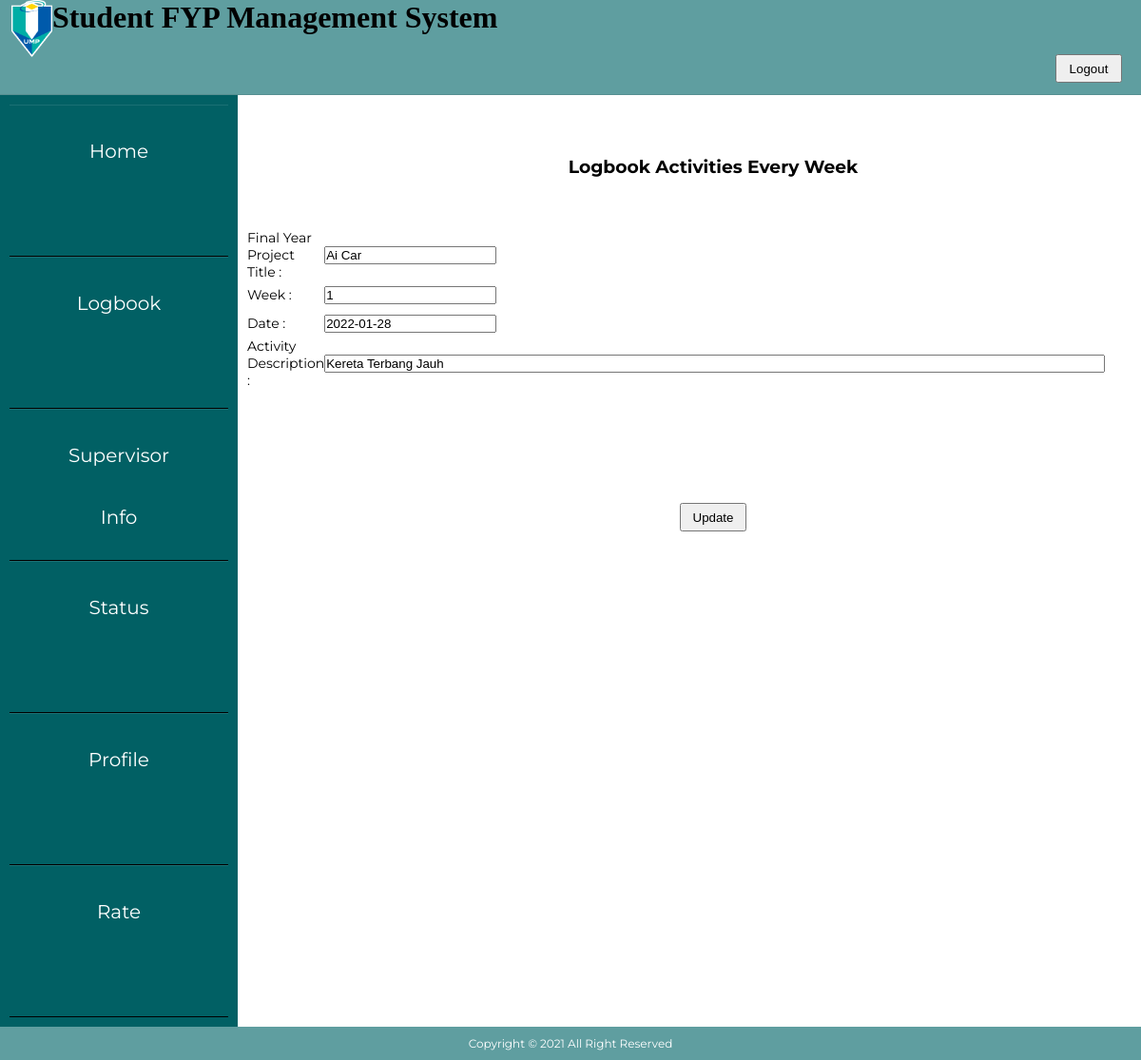
Screenshot of /logbookfyp1update.php?id=19 with the database file from the repository.
### tables this page shows
CREATE TABLE `logbook` (
  `logbookid` int(100) NOT NULL,
  `fyptitle` varchar(100) NOT NULL,
  `week` int(19) NOT NULL,
  `date` date NOT NULL,
  `logdesc` varchar(200) NOT NULL,
  `file` int(11) NOT NULL,
  `logbookfeedback` varchar(200) NOT NULL,
  `matricid` varchar(10) NOT NULL
);

### logbookfyp1update.php (the view, shortened to what this page needs)
<?php
include_once './include/config.php';
session_start();?>
<!DOCTYPE html>
<html lang="en">
    <head>
        <link href="css/layout.css" type="text/css" rel="stylesheet" media="screen,projection">
        <link href="css/sidebar.css" type="text/css" rel="stylesheet" media="screen,projection">
    </head>
    <body>
    <div class="header">
        <div class ="inner_header">
            <div class="logo_container">
            <img src="umplogo.png" alt="imgheader">
            </div><div class="textheader"><h1>Student FYP Management System</h1><div><nav>
                <li><span><a href="logout.php"><button>Logout</button></a></span></li>
      </nav>
</div></div>
        </div>
</div>
<div class="row">
    <div class="column left">
    <ul>
    <li> <a href="studenthome2.php" class="button" name="home">Home</a></li>
        <li><a href="logbookfyp1page2.php" class="button"  name="studinfo">Logbook</a></li>
       <li><a href="studentsvinfo.php" class="button" name="profile">Supervisor Info</a></li>
        <li><a href="studentfyp1status.php" class="button" name="status">Status</a></li>
       <li><a href="studentfyp1profile.php" class="button"  name="profile">Profile</a></li>
       <li><a href="#" class="button"  name="report">Rate</a></li>
    </div>
    <div class="column right">
        <br>
    <div align="center"><h3>Logbook Activities Every Week</h3><br><br>
<form action="" method="post">
        <table>
        <?php
         $sql = "SELECT fyptitle,week,date,logdesc FROM logbook where logbookid='" . $_GET['id'] . "'";
         $result = $conn -> query($sql);
         if($result->num_rows > 0){
            while($row = $result -> fetch_assoc() ){
                echo '<tr>
  <td><label>Final Year Project Title :</label></td>
  <td><input type="text" name="fyptitle" value="'.$row["fyptitle"].'" required></td></tr>';
  echo '<tr>
  <td><label>Week :</label></td>
  <td><input type="text" name="week" value="'.$row["week"].'" required></td></tr>';
  echo '<tr>
  <td><label>Date :</label></td>
  <td><input type="text" name="date" placeholder="yyyy-mm-dd"  value="'.$row["date"].'" required></td></tr>';
  echo '<tr>
  <td><label>Activity Description :</label></td>
  <td><input type="text" name="logdesc"  value="'.$row["logdesc"].'" required size="100"></textarea></td>
</tr>';
            }
         }
         else{
            echo "No Result";
        }
        ?>
<br>
<tr>
  <td></td>
  <td></td>
</tr>
 </table><br><br><br><br>
 <br><button type="update" name="update" onClick="myFunction()">Update</button>
    </form>
    </div>
</div>
<footer id="footer">
                        <span> Copyright &copy; 2021 All Right Reserved</span>
            </footer>
    </body>
</html>

### css/layout.css (style rules this page uses)
img { width: 55px;; height: 60px; padding-left: 12px; }
.header { width: 100vw; height: 100px; border-bottom: solid 1px rgba(16, 16, 16, 0.1); font-family: 'Poppins'; background-color: cadetblue; text-decoration: none; }
table { border-collapse: collapse; width: 100%; }
h3 { font-family: 'Montserrat'; }
html,body { height: 100%; }
td { height: 30px; }
#footer { text-align: center; padding: 10px; background-color: cadetblue; color: white; position: relative; width: 100%; font-family: 'Montserrat'; font-size: 12px; margin-top: -100px; clear:both; }
.logo_container { height: 100%; display: table; float: left; }
.header nav { float:right; height: 100%; }
.header nav li { height: 100%; display: table; float:left; margin-right: 30px; margin-top: 20px; font-family: 'Montserrat'; font-size: 15px; }
.header nav li:last-of-type { margin-right:20; }
.header nav a { color:white; }
table { font-family: 'Montserrat'; font-size: 14px; }
button { height:30px; width: 70px; margin-left:100px }

### css/sidebar.css (style rules this page uses)
* { box-sizing: border-box; padding:0; margin:0; }
.column { float: left; width: 50%; padding: 10px; height: 300px; }
.row:after { content: ""; display: table; clear: both; }
.left { width: 250px; height: auto; background: #016064; }
.left ul a { display: block; height:20%; width: 100%; line-height:65px; font-size: 20px; color: white; padding-left: 40px; border-top: 1px solid rgba(255,255,255,.1); border-bottom: 1px solid black; }
.right { width: 75%; height: auto; }
.button { background-color: #016064; text-align: center; cursor: pointer; outline: none; border: none; color: #fff; border-radius: 0px; text-decoration: none; font-size: small; font-family: 'Montserrat'; padding: 16px 40px; transition: .4s; }
h3 { padding-left: 100px; }
button { padding: center; }

### rows the page displays
logbook: fyptitle "Ai Car", week "1", date "2022-01-28", logdesc "Kereta Terbang Jauh"
